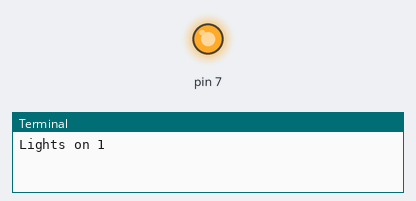
This program was run on a simulated Raspberry Pi (header pin numbers). Parts: output pins drawn as LEDs (lit = HIGH), the last lines printed to the terminal. At 5.0 s the program stops and its outputs stay as they are.

Above: at 0.1 s.
At 5.1 s:
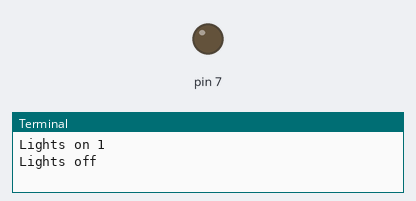
Timing chart, 0 to 6.5 s (numbered marks = the images above):
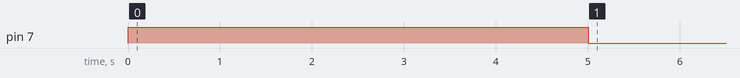

Measured:
- by itself, pin 7: LOW → HIGH at 0.00 s, → LOW 5.0 s later

The program:

1led.py
```python
#!/usr/bin/python
import RPi.GPIO as GPIO
import time

# Set board mode this means real counting the pins
GPIO.setmode(GPIO.BOARD)

# Set pin 7 to accept output
GPIO.setup(7,GPIO.OUT)

print "Lights on " + str(GPIO.HIGH)

# Set pin 7 to HIGH this means power will flow
GPIO.output(7, GPIO.HIGH)

# Wait 5 seconds
time.sleep(5)

print "Lights off"

# Set pin to low meaning power off
GPIO.output(7,GPIO.LOW)

# Clean up
GPIO.cleanup()
```
